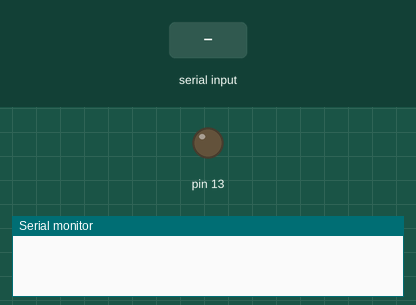
Recording of a sketch running on a simulated Arduino Uno, built with avr-gcc and run on an emulated ATmega328P. Parts: output pins drawn as LEDs (lit = HIGH), the last lines printed to the serial monitor. Inputs (shaded band) come from the test bench.

Above: at 2.2 s.
2.3 s: "1" received over Serial
At 2.7 s:
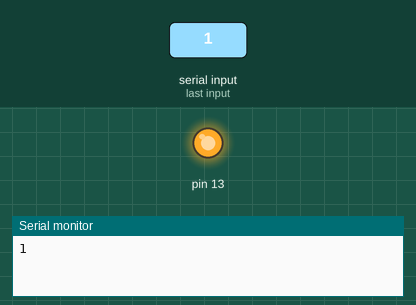
3.8 s: "0" received over Serial
At 5.1 s:
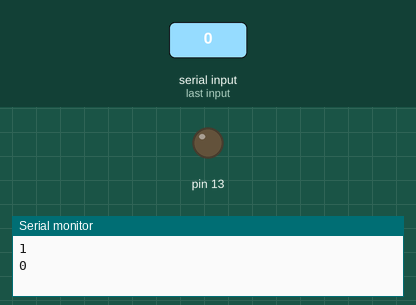
Timing chart, 0 to 6.8 s (numbered marks = the images above; inputs shaded):
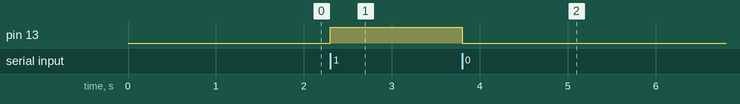

Measured:
- after the input at 2.3 s, pin 13: LOW → HIGH at once
- after the input at 3.8 s, pin 13: HIGH → LOW at once

The sketch:

Read_from_xbee.ino
```cpp
void setup() {
  Serial.begin(9600);  // Start the Serial Monitor and XBee communication
  pinMode(13,OUTPUT);
  delay(1000);         // Delay to stabilize connection
}

void loop() {
  if (Serial.available()) {
    char incomingData = Serial.read();
    //Serial.print("Received: ");
    Serial.println(incomingData);  // Display received data
    if(incomingData == '1')
    {
      digitalWrite(13,HIGH);
    }
    else if(incomingData == '0')
    {
      digitalWrite(13,LOW);
    }
  }
}
```
